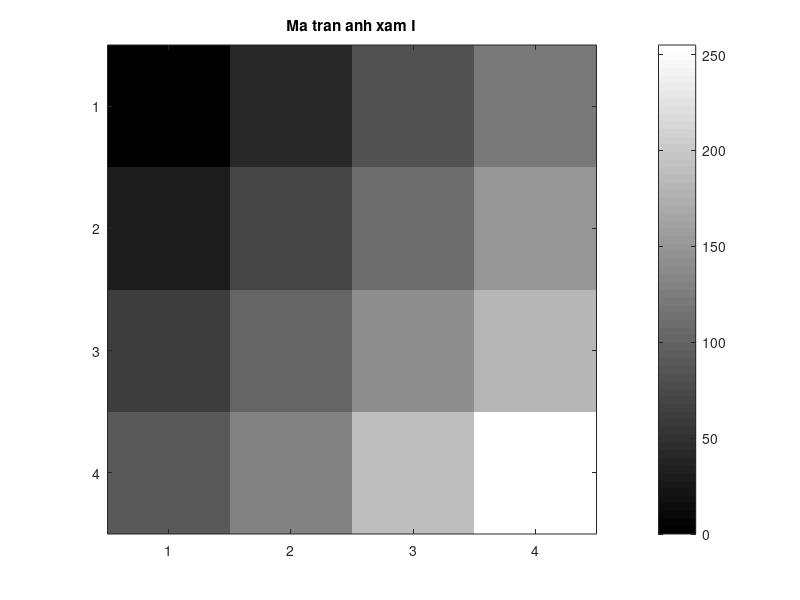

The MATLAB source for this figure:
%% BAI 1 - ANH XAM LA MA TRAN PIXEL
clear; close all; clc;

I = uint8([0 40 80 120; ...
           30 70 110 150; ...
           60 100 140 180; ...
           90 130 190 255]);

disp('Kich thuoc anh I:'); disp(size(I));
disp('Kieu du lieu cua I:'); disp(class(I));

% TODO: Gan pixel hang 2, cot 3 vao p.
% p = ...

figure('Name','Bai 1 - Anh xam');
imagesc(I); axis image; colormap gray; colorbar;
title('Ma tran anh xam I');
